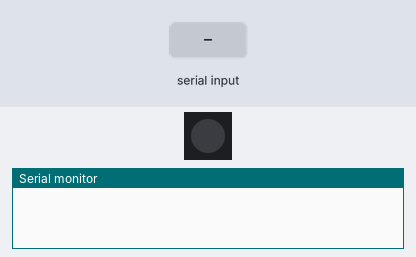
Simulated run of this sketch. Board: ESP32. Shown: 1 RGB LEDs in strip order, left to right, the last lines printed to the serial monitor. The test bench sets the inputs (shaded band). Dim RGB values are drawn brighter than linear.

Above: at 1.2 s.
1.3 s: "BLUE\n" received over Serial
At 1.8 s:
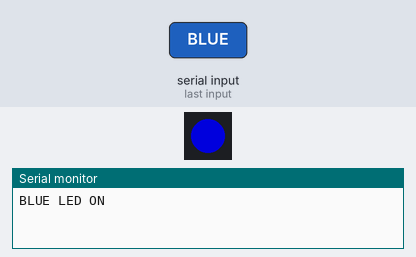
2.8 s: "RED\n" received over Serial
At 4.0 s:
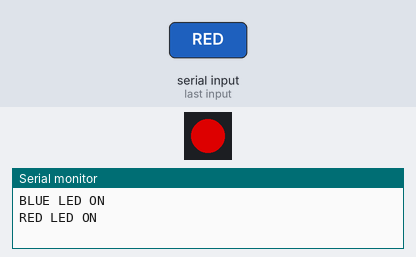
4.3 s: "OFF\n" received over Serial
At 5.3 s:
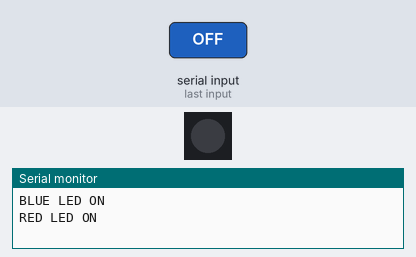
Timing chart, 0 to 7.3 s (numbered marks = the images above; inputs shaded):
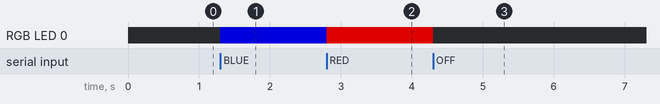

The sketch:

07_gemini_temp.ino
```cpp
#include <Arduino.h>
#include <Wire.h>
#include <Adafruit_SHTC3.h>
#include <Adafruit_NeoPixel.h>

#define SDA_PIN 10
#define SCL_PIN 9

#define LED_PIN 1
#define NUMPIXELS 1

Adafruit_SHTC3 shtc3;
Adafruit_NeoPixel pixels(NUMPIXELS, LED_PIN, NEO_GRB + NEO_KHZ800);

String cmd = "";

void setup() {
  Serial.begin(115200);

  Wire.begin(SDA_PIN, SCL_PIN);
  shtc3.begin();

  pixels.begin();
  pixels.clear();
  pixels.show();
}

void loop() {

  // =========================
  // 시리얼 명령 처리
  // =========================
  if (Serial.available()) {
    cmd = Serial.readStringUntil('\n');
    cmd.trim();

    // 온도 요청
    if (cmd == "TEMP") {
      sensors_event_t h, t;
      shtc3.getEvent(&h, &t);
      Serial.print("TEMP:");
      Serial.println(t.temperature);
    }

    // LED 파랑 (더움)
    else if (cmd == "BLUE") {
      pixels.setPixelColor(0, pixels.Color(0, 0, 150));
      pixels.show();
      Serial.println("BLUE LED ON");
    }
    // LED 빨강 (추움)
    else if (cmd == "RED") {
      pixels.setPixelColor(0, pixels.Color(150, 0, 0));
      pixels.show();
      Serial.println("RED LED ON");
    }

    // LED OFF
    else if (cmd == "OFF") {
      pixels.clear();
      pixels.show();
    }
  }

}
```

Measured:
- after the input at 1.3 s, RGB LED 0: off → RGB(0, 0, 150) at once
- after the input at 2.8 s, RGB LED 0: RGB(0, 0, 150) → RGB(150, 0, 0) at once
- after the input at 4.3 s, RGB LED 0: RGB(150, 0, 0) → off at once
